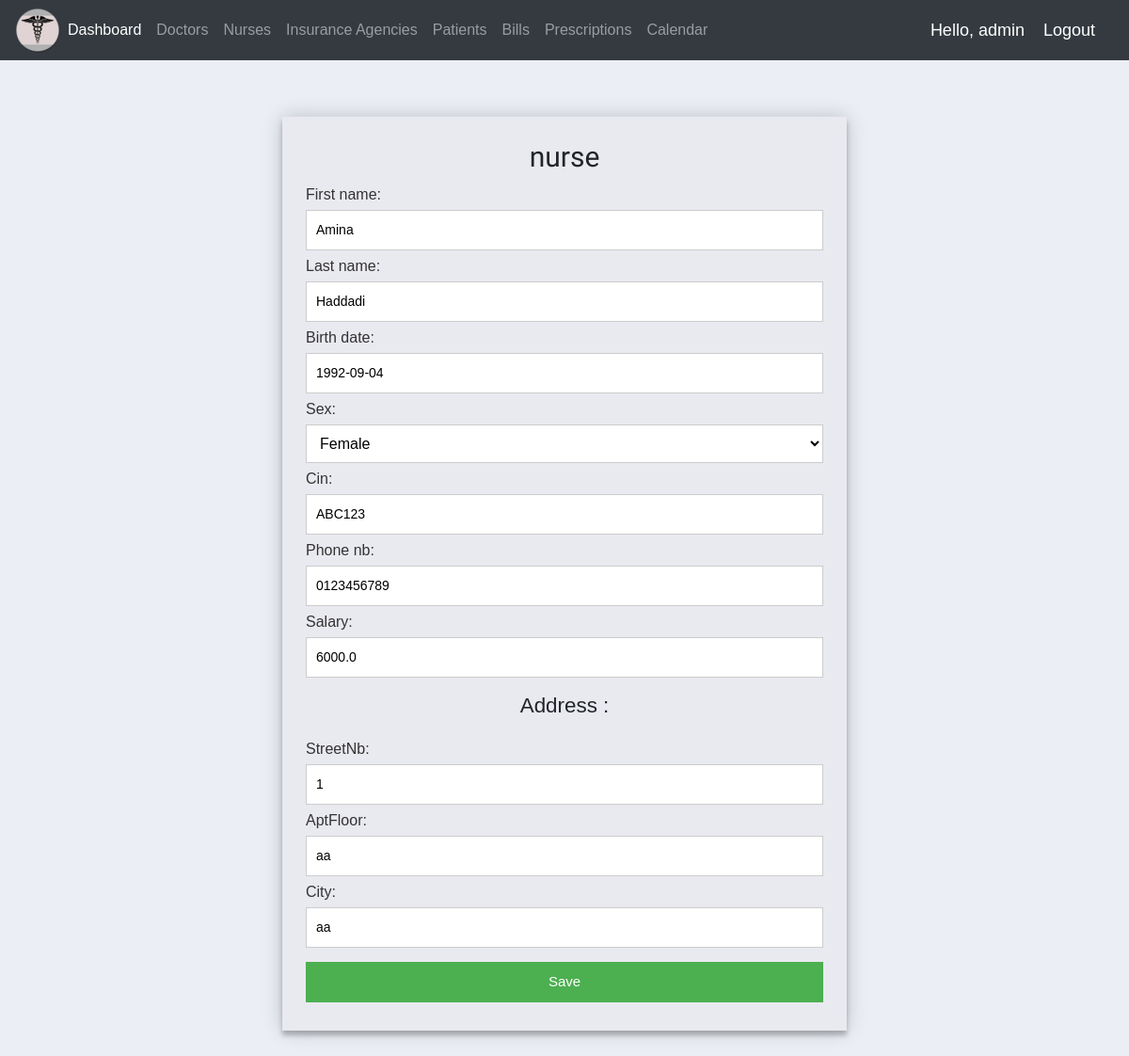
The page /update/3/nurse (signed in) on the database its author committed.
### mainapp/models.py (models this page shows, shortened)
class CommonInfo(models.Model):
    SEX = (
        ('Male', 'Male'),
        ('Female', 'Female'),
    )
    first_name = models.CharField(max_length=80, null=True)
    last_name = models.CharField(max_length=80, null=True)
    birth_date = models.DateField(null=True)
    sex = models.CharField(max_length=10, choices=SEX, null=True)
    cin = models.CharField(max_length=15, null=True)
    phone_nb = models.CharField(max_length=30, null=True)
    address = models.ForeignKey(Address, null=True, on_delete=models.SET_NULL)
    objects = models.Manager()
    class Meta:
        abstract = True

class Nurse(CommonInfo):
    salary = models.FloatField()
    is_active = models.BooleanField(default=True)
    created = models.DateField(auto_now_add=True)

class Address(models.Model):
    streetNb = models.IntegerField()
    AptFloor = models.CharField(max_length=200)
    city = models.CharField(max_length=60)

### mainapp/decorators.py (the view)
        def wrapper_func(request, *args, **kwargs):
            group = None
            if request.user.groups.exists():
                group = request.user.groups.all()[0].name
            if group in allowed_roles:
                return view_func(request, *args, **kwargs)
            else:
                return redirect('home')

### mainapp/forms.py
class NurseForm(ModelForm):
    class Meta:
        model = Nurse
        fields = ('first_name', 'last_name', 'birth_date', 'sex', 'cin',
                  'phone_nb', 'salary')

class AddressForm(ModelForm):
    class Meta:
        model = Address
        fields = '__all__'

### mainapp/templatetags/usergroup_tag.py (called while the page is built)
@register.filter(name='has_group')
def has_group(user, group_name):
    return user.groups.filter(name=group_name).exists()

### mainapp/templates/mainapp/forms/entity_form.html (shortened to what this page needs)
{% extends "base.html" %}
{% load static %}
{% block content %}
 <div class="formcontainer">
    <form action="" method="POST" id="entity">
      <h3>{{ entity }}</h3>
        {{form}}
        <fieldset>
            <p>Address :</p>
            {{ address_form}}
        </fieldset>
        <button type="submit" name="submit" value="Save" id="submit">Save</button>
    </form>
 </div>
{% endblock %}

### mainapp/templates/navbar.html (shortened to what this page needs)
{% load static %}
{% load usergroup_tag %}
<nav class="navbar navbar-expand-lg navbar-dark bg-dark">
  <img src="{% static 'images/medlogo.ico' %}">
  <div class="collapse navbar-collapse" id="navbarTogglerDemo02">
    <ul class="navbar-nav mr-auto mt-2 mt-lg-0">
      <li class="nav-item active">
        {% if request.user|has_group:"admin" %}
        <a class="nav-link" href="{% url 'dashboard'  %}">Dashboard <span class="sr-only">(current)</span></a>
        {% else %}
          <a class="nav-link" href="{% url 'home'  %}">Home <span class="sr-only">(current)</span></a>
        {% endif %}
      </li>
      {% if request.user|has_group:"patient" %}
        <li class="nav-item">
          <a class="nav-link" href="{% url 'patientDocs' 'document' %}">My documents</a>
        </li>
        <li class="nav-item">
          <a class="nav-link" href="{% url 'patientDocs' 'prescription' %}">My prescriptions</a>
        </li>
        <li class="nav-item">
          <a class="nav-link" href="{% url 'patientDocs' 'bill' %}">My bills</a>
        </li>
        <li class="nav-item">
          <a class="nav-link" href="{% url 'patientDocs' 'insurance' %}">My insurance</a>
        </li>
        <li class="nav-item">
          <a class="nav-link" href="{% url 'calendar' %}">Make an appointment</a>
        </li>
      {% elif request.user|has_group:"admin" %}
        <li class="nav-item">
          <a class="nav-link" href="{% url 'list_entities' 'doctor' %}">Doctors</a>
        </li>
        <li class="nav-item">
          <a class="nav-link" href="{% url 'list_entities' 'nurse' %}">Nurses</a>
        </li>
        <li class="nav-item">
          <a class="nav-link" href="{% url 'list_entities' 'agency' %}">Insurance Agencies</a>
        </li>
        <li class="nav-item">
          <a class="nav-link" href="{% url 'list_entities' 'patient' %}">Patients</a>
        </li>
        <li class="nav-item">
          <a class="nav-link" href="{% url 'list_entities' 'bill' %}">Bills</a>
        </li>
        <li class="nav-item">
          <a class="nav-link" href="{% url 'list_entities' 'prescription' %}">Prescriptions</a>
        </li>
        <li class="nav-item">
          <a class="nav-link" href="{% url 'calendar'  %}">Calendar</a>
        </li>
      {% endif %}
    </ul>
  </div>
  <span class="hello-msg">Hello, {{ request.user }}</span>
  <span><a class="hello-msg" href="{% url 'logout' %}">Logout</a></span>
</nav>

### mainapp/static/css/base.css (style rules this page uses)
body { margin:0; padding:0; font-family:helvetica, sans-serif; background-color:rgb(208,0,0); }
p { line-height: 2.2; }
a { color:#12c064; text-decoration:none; }
h1, h2, h3, h4, h5 , h6 { font-family: 'Muli', sans-serif; font-weight:normal; }
form { overflow:auto; }
form p { width:100%; overflow:auto; }
label { color:#333; margin-bottom:4px; }
input, textarea { margin:0 0 10px; background-color:#fff; border: 2px; padding:6px 10px; font-size:14px; }

### mainapp/static/css/calendar.css (style rules this page uses)
ul { height: 100%; padding: 0px 5px 0px 20px; }
a { color: #17a2b8; }

### mainapp/static/css/forms.css (style rules this page uses)
.formcontainer { max-width: 600px; width: 100%; margin: 0 auto; position: relative; }
#entity { background:#E9E9F0; padding: 25px; margin: 30px 0; box-shadow: 0 0 20px 0 rgba(0, 0, 0, 0.2), 0 5px 5px 0 rgba(0, 0, 0, 0.24); }
#entity h3 { text-align: center; display: block; font-size: 30px; font-weight: 300; margin-bottom: 10px; }
#entity p { text-align: center; display: block; font-size: 1.4rem; font-weight: 500; margin-bottom: 10px; }
fieldset { border: medium none !important; margin: 0 0 10px; min-width: 100%; padding: 0; width: 100%; }
#entity input, select { width: 100%; border: 1px solid #ccc; background: #FFF; margin: 0 0 5px; padding: 10px; }
#entity button { cursor: pointer; width: 100%; border: none; background: #4CAF50; color: #FFF; margin: 0 0 5px; padding: 10px; font-size: 15px; }

### mainapp/templates/navbar.html (style rules this page uses)
.hello-msg { font-size:18px; color:#fff; margin-right:20px; }

### rows shown on the page
Nurse: first_name "Amina", last_name "Haddadi", birth_date "1992-09-04", sex "Female", cin "ABC123", phone_nb "0123456789", salary "6000.0"
Address: streetNb "1", AptFloor "aa", city "aa"

### other values the page prints
{{ request.user }} "admin"
{{ entity }} "nurse"
